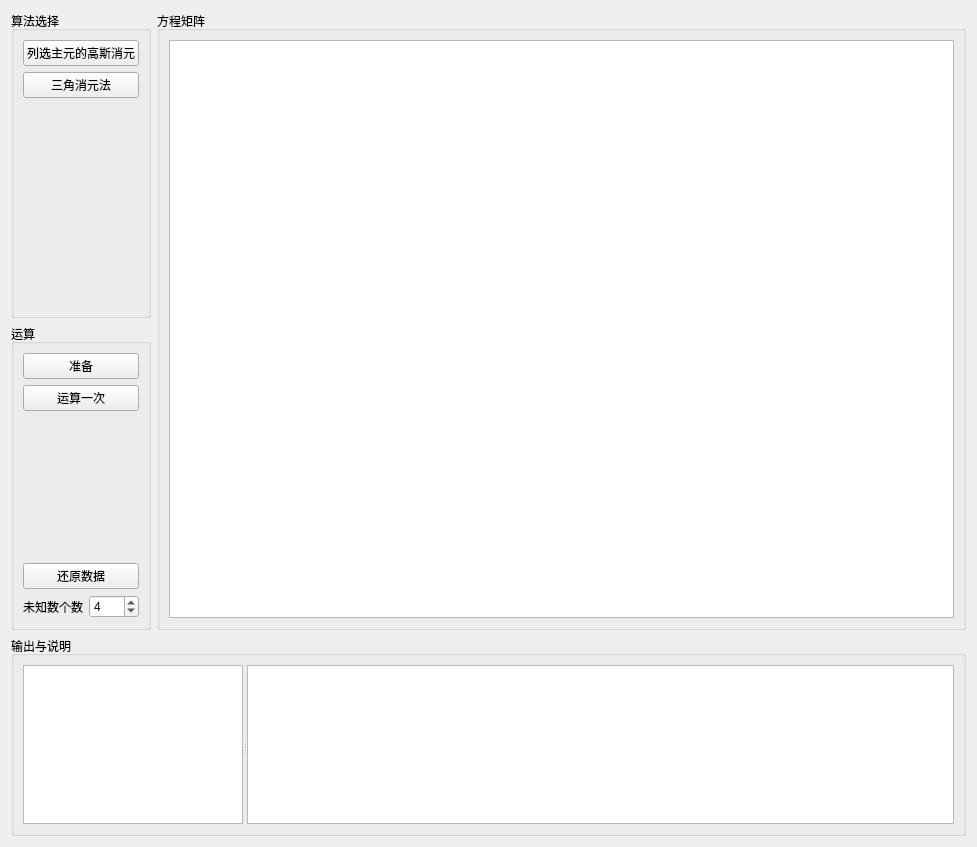
<?xml version="1.0" encoding="UTF-8"?>
<ui version="4.0">
 <class>EquationGroup</class>
 <widget class="QFrame" name="EquationGroup">
  <property name="geometry">
   <rect>
    <x>0</x>
    <y>0</y>
    <width>977</width>
    <height>847</height>
   </rect>
  </property>
  <property name="windowTitle">
   <string>EquationGroup</string>
  </property>
  <layout class="QGridLayout" name="gridLayout">
   <item row="0" column="0">
    <widget class="QGroupBox" name="groupBox_4">
     <property name="minimumSize">
      <size>
       <width>130</width>
       <height>0</height>
      </size>
     </property>
     <property name="title">
      <string>算法选择</string>
     </property>
     <layout class="QVBoxLayout" name="verticalLayout_4">
      <item>
       <widget class="QPushButton" name="btn_method1">
        <property name="text">
         <string>列选主元的高斯消元</string>
        </property>
       </widget>
      </item>
      <item>
       <widget class="QPushButton" name="btn_method2">
        <property name="text">
         <string>三角消元法</string>
        </property>
       </widget>
      </item>
      <item>
       <spacer name="verticalSpacer">
        <property name="orientation">
         <enum>Qt::Vertical</enum>
        </property>
        <property name="sizeHint" stdset="0">
         <size>
          <width>20</width>
          <height>40</height>
         </size>
        </property>
       </spacer>
      </item>
     </layout>
    </widget>
   </item>
   <item row="0" column="1" rowspan="2">
    <widget class="QGroupBox" name="groupBox">
     <property name="title">
      <string>方程矩阵</string>
     </property>
     <layout class="QVBoxLayout" name="verticalLayout_2">
      <item>
       <widget class="QTableView" name="tableView">
        <property name="alternatingRowColors">
         <bool>true</bool>
        </property>
        <property name="selectionMode">
         <enum>QAbstractItemView::NoSelection</enum>
        </property>
        <property name="textElideMode">
         <enum>Qt::ElideMiddle</enum>
        </property>
        <property name="gridStyle">
         <enum>Qt::SolidLine</enum>
        </property>
        <property name="cornerButtonEnabled">
         <bool>false</bool>
        </property>
       </widget>
      </item>
     </layout>
    </widget>
   </item>
   <item row="1" column="0">
    <widget class="QGroupBox" name="groupBox_3">
     <property name="title">
      <string>运算</string>
     </property>
     <layout class="QVBoxLayout" name="verticalLayout_3">
      <item>
       <widget class="QPushButton" name="btn_ready">
        <property name="text">
         <string>准备</string>
        </property>
       </widget>
      </item>
      <item>
       <widget class="QPushButton" name="btn_next">
        <property name="text">
         <string>运算一次</string>
        </property>
       </widget>
      </item>
      <item>
       <spacer name="verticalSpacer_2">
        <property name="orientation">
         <enum>Qt::Vertical</enum>
        </property>
        <property name="sizeHint" stdset="0">
         <size>
          <width>20</width>
          <height>40</height>
         </size>
        </property>
       </spacer>
      </item>
      <item>
       <widget class="QPushButton" name="btn_reset">
        <property name="text">
         <string>还原数据</string>
        </property>
       </widget>
      </item>
      <item>
       <layout class="QHBoxLayout" name="horizontalLayout">
        <item>
         <widget class="QLabel" name="label_2">
          <property name="text">
           <string>未知数个数</string>
          </property>
         </widget>
        </item>
        <item>
         <widget class="QSpinBox" name="sbox_xcnt">
          <property name="readOnly">
           <bool>false</bool>
          </property>
          <property name="minimum">
           <number>3</number>
          </property>
          <property name="maximum">
           <number>6</number>
          </property>
          <property name="value">
           <number>4</number>
          </property>
         </widget>
        </item>
       </layout>
      </item>
     </layout>
    </widget>
   </item>
   <item row="2" column="0" colspan="2">
    <widget class="QGroupBox" name="groupBox_2">
     <property name="maximumSize">
      <size>
       <width>16777215</width>
       <height>200</height>
      </size>
     </property>
     <property name="title">
      <string>输出与说明</string>
     </property>
     <layout class="QVBoxLayout" name="verticalLayout">
      <item>
       <widget class="QSplitter" name="splitter">
        <property name="orientation">
         <enum>Qt::Horizontal</enum>
        </property>
        <widget class="QPlainTextEdit" name="info">
         <property name="maximumSize">
          <size>
           <width>220</width>
           <height>16777215</height>
          </size>
         </property>
         <property name="readOnly">
          <bool>true</bool>
         </property>
        </widget>
        <widget class="QPlainTextEdit" name="output">
         <property name="readOnly">
          <bool>true</bool>
         </property>
        </widget>
       </widget>
      </item>
     </layout>
    </widget>
   </item>
  </layout>
 </widget>
 <resources/>
 <connections/>
</ui>
